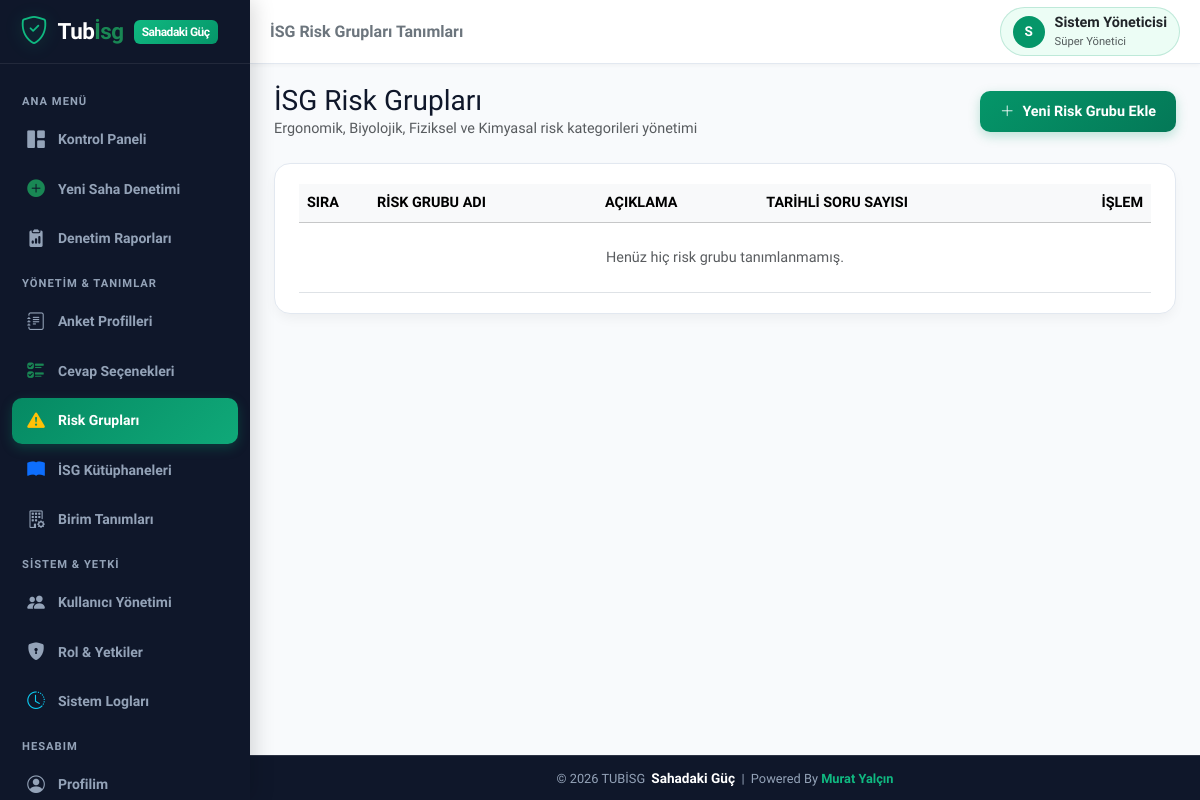
Page /risk_groups.php (signed in) on the earlier database version.
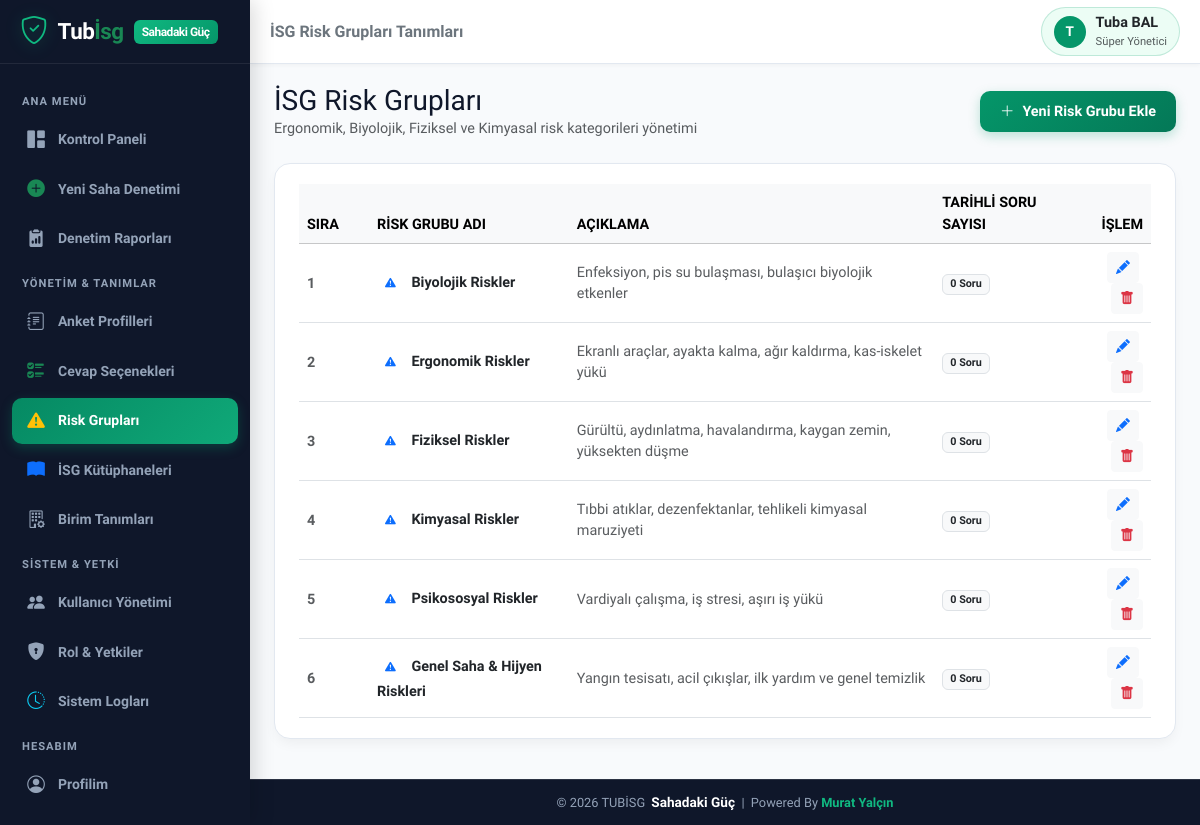
Same page on the later database version.
### tables this page shows
CREATE TABLE IF NOT EXISTS `users` (
  `id` INT AUTO_INCREMENT PRIMARY KEY,
  `username` VARCHAR(50) NOT NULL UNIQUE,
  `password` VARCHAR(255) NOT NULL,
  `name_surname` VARCHAR(100) NOT NULL,
  `email` VARCHAR(100) NULL,
  `role_id` INT NOT NULL,
  `is_active` TINYINT(1) DEFAULT 1,
  `created_at` DATETIME DEFAULT CURRENT_TIMESTAMP,
  FOREIGN KEY (`role_id`) REFERENCES `roles`(`id`) ON DELETE CASCADE
);

CREATE TABLE IF NOT EXISTS `roles` (
  `id` INT AUTO_INCREMENT PRIMARY KEY,
  `role_name` VARCHAR(50) NOT NULL,
  `description` VARCHAR(255) NULL,
  `permissions` TEXT NOT NULL,
  `created_at` DATETIME DEFAULT CURRENT_TIMESTAMP
);

CREATE TABLE IF NOT EXISTS `risk_groups` (
  `id` INT AUTO_INCREMENT PRIMARY KEY,
  `group_name` VARCHAR(100) NOT NULL,
  `description` VARCHAR(255) NULL,
  `sort_order` INT DEFAULT 0,
  `created_at` DATETIME DEFAULT CURRENT_TIMESTAMP
);

### includes/auth.php (called while the page is built, shortened)
<?php
function is_logged_in() {
    return isset($_SESSION['user_id']) && !empty($_SESSION['user_id']);
}
function get_current_user_data() {
    static $currentUserData = null;
    if ($currentUserData !== null) return $currentUserData;
    $db = getDB();
    $stmt = $db->prepare("
        SELECT u.*, r.role_name, r.permissions
        FROM users u
        JOIN roles r ON u.role_id = r.id
        WHERE u.id = ? AND u.is_active = 1
    ");
    $stmt->execute([$_SESSION['user_id']]);
    $user = $stmt->fetch();
    $currentUserData = $user;
    return $user;
}
function has_permission($permission_key) {
    $user = get_current_user_data();
    if ((int)$user['role_id'] === 1) {
        return true;
    }
    $permissions = json_decode($user['permissions'], true);
    return isset($permissions[$permission_key]) && $permissions[$permission_key] === true;
}
function require_permission($permission_key) {
    if (!has_permission($permission_key)) {
        echo '<div style="font-family:sans-serif; padding:30px; text-align:center; background:#fff0f0; border-radius:12px; margin:50px auto; max-width:500px; color:#9b2c2c;">'
            . '<h2>🚫 Erişim Engellendi</h2>'
            . '<p>Bu işlemi yapmak için gerekli yetkiniz bulunmamaktadır.</p>'
            . '<a href="index.php" style="display:inline-block; padding:10px 20px; background:#e53e3e; color:#fff; text-decoration:none; border-radius:8px; margin-top:15px;">Ana Sayfaya Dön</a>'
            . '</div>';
        exit;
    }
}

### risk_groups.php (the view, shortened to what the changed rows need)
<?php
require_once __DIR__ . '/includes/auth.php';
require_permission('surveys_manage');
$db = getDB();
$groups = $db->query("
    SELECT rg.*, COUNT(sq.id) as question_count
    FROM risk_groups rg
    LEFT JOIN survey_questions sq ON rg.id = sq.risk_group_id
    GROUP BY rg.id
    ORDER BY rg.sort_order ASC, rg.group_name ASC
")->fetchAll();
include __DIR__ . '/includes/header.php';
?>
<div class="custom-card">
  <div class="table-responsive">
    <table class="table table-hover align-middle m-0">
      <thead class="table-light fs-8 text-uppercase text-muted">
        <tr>
          <th style="width:70px;">Sıra</th>
          <th>Risk Grubu Adı</th>
          <th>Açıklama</th>
          <th>Tarihli Soru Sayısı</th>
          <th class="text-end">İşlem</th>
        </tr>
      </thead>
      <tbody>
        <?php if (empty($groups)): ?>
          <tr>
            <td colspan="5" class="text-center py-4 text-muted">Henüz hiç risk grubu tanımlanmamış.</td>
          </tr>
        <?php else: ?>
          <?php foreach ($groups as $g): ?>
            <tr>
              <td class="fw-bold text-muted"><?php echo (int)$g['sort_order']; ?></td>
              <td class="fw-bold text-dark">
                <span class="badge bg-primary-light text-primary p-2 me-1">
                  <i class="bi bi-exclamation-triangle-fill"></i>
                </span>
                <?php echo htmlspecialchars($g['group_name']); ?>
              </td>
              <td class="text-muted fs-7"><?php echo htmlspecialchars($g['description'] ?? '-'); ?></td>
              <td>
                <span class="badge bg-light text-dark border font-weight-bold">
                  <?php echo $g['question_count']; ?> Soru
                </span>
              </td>
              <td class="text-end">
                <button class="btn btn-sm btn-light text-primary me-1" data-bs-toggle="modal" data-bs-target="#editRiskGroupModal<?php echo $g['id']; ?>" title="Düzenle">
                  <i class="bi bi-pencil-fill"></i>
                </button>
                <form method="POST" action="risk_groups.php" class="d-inline confirm-delete-form" data-confirm-title="Risk Grubunu Sil" data-confirm-text="Bu risk grubunu (<?php echo htmlspecialchars($g['group_name']); ?>) silmek istediğinize emin misiniz? Sorular grubundan çıkarılacaktır.">
                  <button type="submit" class="btn btn-sm btn-light text-danger" title="Sil">
                    <i class="bi bi-trash-fill"></i>
                  </button>
                </form>
              </td>
            </tr>
          <?php endforeach; ?>
        <?php endif; ?>
      </tbody>
    </table>
  </div>
</div>
<?php include __DIR__ . '/includes/footer.php'; ?>

### includes/header.php (shortened to what the changed rows need)
<?php
require_once __DIR__ . '/auth.php';
$user = get_current_user_data();
?>
<!DOCTYPE html>
<html lang="tr">
<head>
  <link href="https://cdn.jsdelivr.net/npm/bootstrap@5.3.2/dist/css/bootstrap.min.css" rel="stylesheet">
  <link href="https://cdn.jsdelivr.net/npm/bootstrap-icons@1.11.2/font/bootstrap-icons.min.css" rel="stylesheet">
  <link href="assets/css/style.css" rel="stylesheet">
</head>
<body class="<?php echo is_logged_in() ? 'logged-in-mobile' : ''; ?>">
<div class="app-wrapper">
  <aside class="sidebar">
    <div class="sidebar-nav">
      <a href="logout.php" class="nav-link-custom text-danger">
        <i class="bi bi-box-arrow-right"></i>
      </a>
    </div>
  </aside>
  <main class="main-content">
    <header class="top-navbar">
      <div class="d-flex align-items-center gap-3">
        <?php if ($user): ?>
        <a href="profile.php" class="user-profile-badge text-decoration-none" title="Profil Ayarları">
          <div class="avatar-circle">
            <?php echo mb_substr($user['name_surname'], 0, 1, 'UTF-8'); ?>
          </div>
          <div class="d-none d-md-block text-start">
            <div class="fw-bold fs-7 leading-tight text-dark"><?php echo htmlspecialchars($user['name_surname']); ?></div>
            <div class="text-muted fs-8" style="font-size:0.7rem;"><?php echo htmlspecialchars($user['role_name']); ?></div>
          </div>
        </a>
        <?php endif; ?>
      </div>
    </header>
    <div class="page-container">

Differences in the rows shown:
changed users "Süper Yönetici": name_surname "S" → "T"; name_surname "Sistem Yöneticisi" → "Tuba BAL"
added risk_groups: sort_order "1", group_name "Biyolojik Riskler", description "Enfeksiyon, pis su bulaşması, bulaşıcı biyolojik etkenler", question_count "0"
added risk_groups: sort_order "2", group_name "Ergonomik Riskler", description "Ekranlı araçlar, ayakta kalma, ağır kaldırma, kas-iskelet yükü", question_count "0"
added risk_groups: sort_order "3", group_name "Fiziksel Riskler", description "Gürültü, aydınlatma, havalandırma, kaygan zemin, yüksekten düşme", question_count "0"
added risk_groups: sort_order "4", group_name "Kimyasal Riskler", description "Tıbbi atıklar, dezenfektanlar, tehlikeli kimyasal maruziyeti", question_count "0"
added risk_groups: sort_order "5", group_name "Psikososyal Riskler", description "Vardiyalı çalışma, iş stresi, aşırı iş yükü", question_count "0"
added risk_groups: sort_order "6", group_name "Genel Saha & Hijyen Riskleri", description "Yangın tesisatı, acil çıkışlar, ilk yardım ve genel temizlik", question_count "0"
Other differences:
text no longer shown: "Henüz hiç risk grubu tanımlanmamış."
